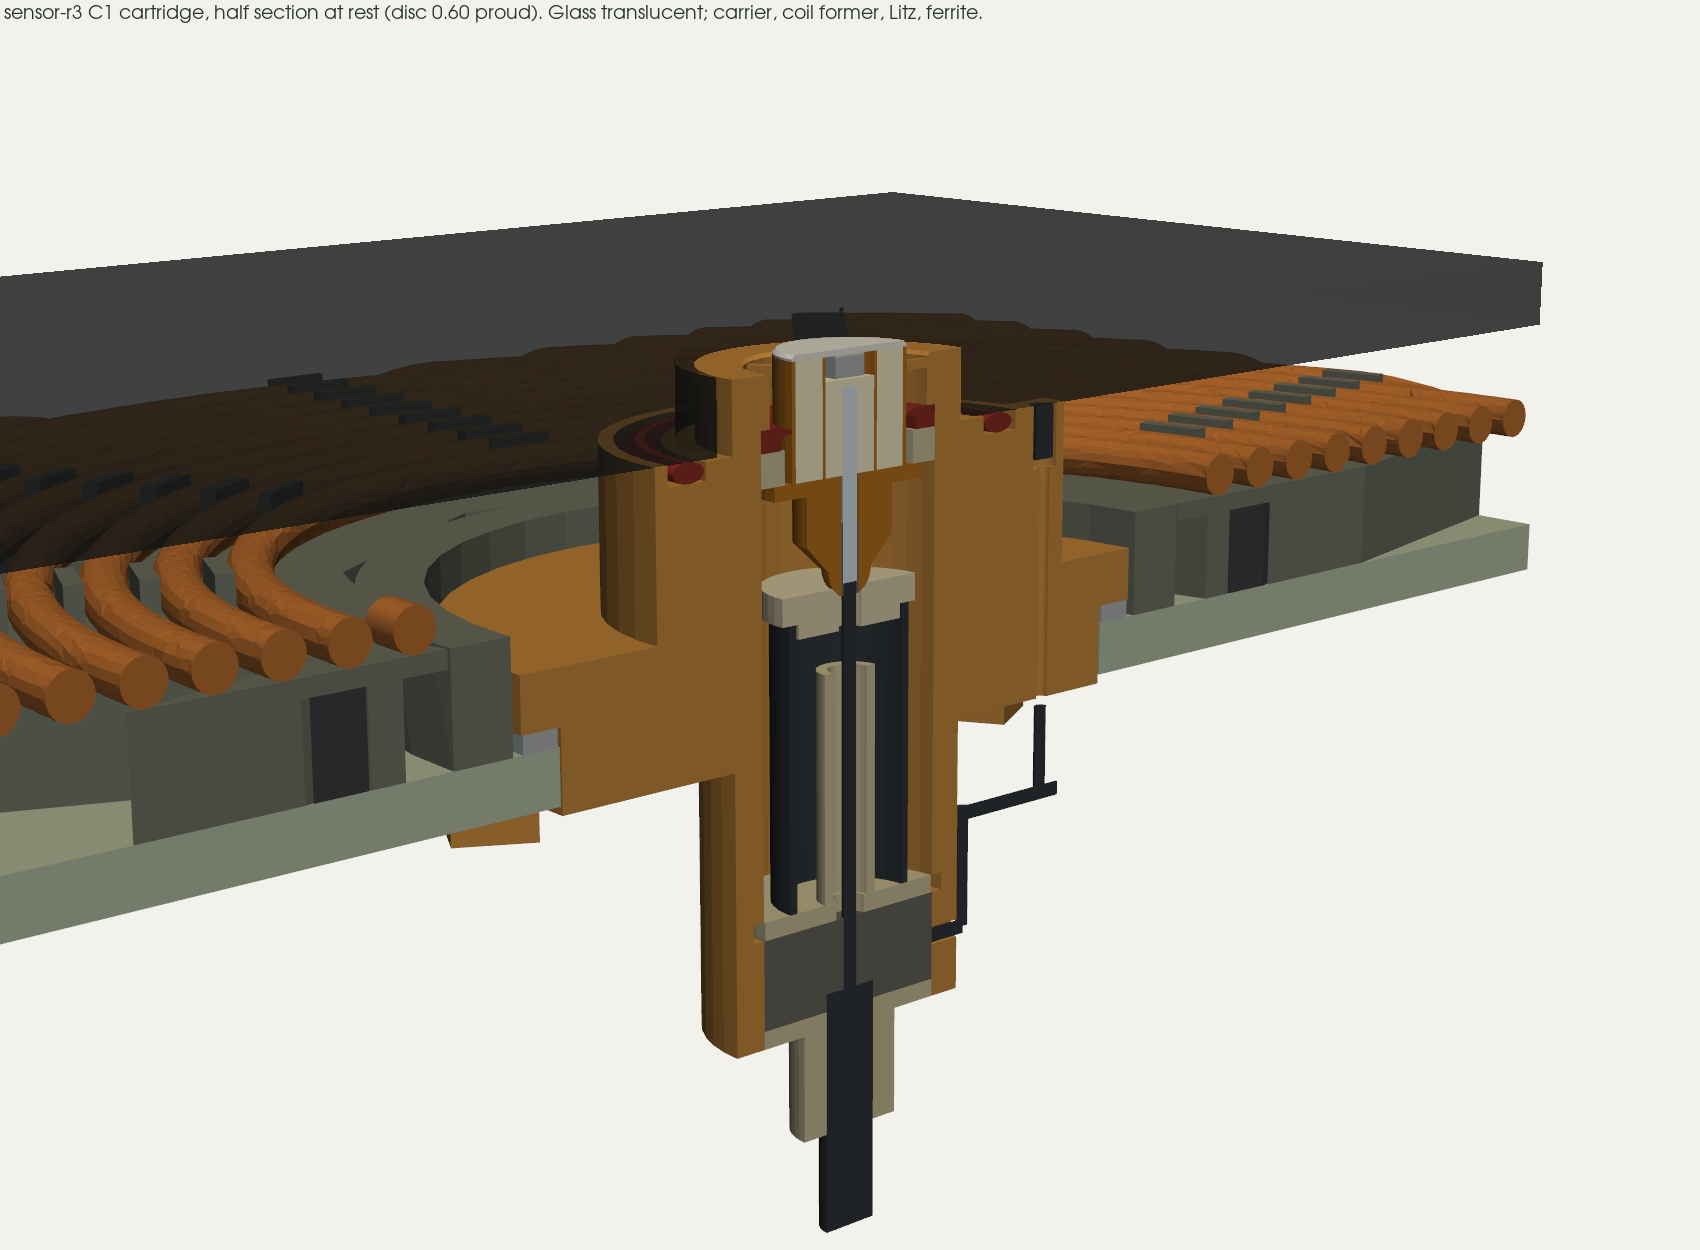

Here is the Python script that generated this plot:
"""Off-screen VTK (PyVista) renders of the C1 cartridge in its R43 context. Not matplotlib: VTK has a z-buffer.

Writes render.png (half section at rest with glass, carrier and coil) and render-flush.png (half section with the
disc pushed flush, travel 0.60, a pan's working position). Run: python render.py
"""
from __future__ import annotations

import sys
from pathlib import Path

import numpy as np
import pyvista as pv
from build123d import Box, Pos

HERE = Path(__file__).resolve().parent
sys.path.insert(0, str(HERE))
sys.dont_write_bytecode = True
import cartridge_r3 as C  # noqa: E402
import interfaces as IF  # noqa: E402


def mesh(shape, tol=0.02):
    verts, tris = shape.tessellate(tol, 0.3)
    pts = np.array([(v.X, v.Y, v.Z) for v in verts])
    faces = np.hstack([np.full((len(tris), 1), 3), np.array(tris)]).ravel()
    return pv.PolyData(pts, faces)


def cut(shape, x_keep_max=0.0, span=60.0):
    """Keep x <= 0 within a local box round the sensor axis."""
    keep = Pos(C.SX - span / 2, C.SY, 92) * Box(span, 2 * span, 70)
    return shape & keep


def scene(travel, title, out):
    ctx = IF.context()
    p = pv.Plotter(off_screen=True, window_size=(1700, 1250))
    p.set_background("#f2f1ec")
    for name, shape, color, opacity in [("glass", ctx["glass"], (0.10, 0.12, 0.13), 0.55),
                                        ("carrier", ctx["carrier"], (0.72, 0.77, 0.68), 1.0),
                                        ("former", ctx["former"], (0.45, 0.47, 0.42), 1.0),
                                        ("winding", ctx["winding"], (0.73, 0.44, 0.20), 1.0),
                                        ("ferrite", ctx["ferrite"], (0.25, 0.25, 0.27), 1.0)]:
        s = cut(shape)
        if s is not None and s.solids():
            p.add_mesh(mesh(s, 0.05), color=color, opacity=opacity, smooth_shading=False)
    for part in C.half_section(C.r3_cartridge(travel)):
        p.add_mesh(mesh(part["shape"]), color=part["color"][:3], smooth_shading=False,
                   show_edges=False)
    p.camera.position = (120, 150, 135)
    p.camera.focal_point = (0, 261, 96)
    p.camera.up = (0, 0, 1)
    p.camera.view_angle = 22
    p.add_text(title, position="upper_left", font_size=12, color="#28352f")
    p.screenshot(str(out))
    p.close()


def main():
    scene(0.0, "sensor-r3 C1 cartridge, half section at rest (disc 0.60 proud). Glass translucent; carrier, coil former, Litz, ferrite.",
          HERE / "render.png")
    scene(C.DIM["proud"], "C1 at travel 0.60 (pan holds the disc flush): Si3N4 disc, Vespel post/body, FFKM wiper, PEEK cup/washer, A-286 spring",
          HERE / "render-flush.png")


if __name__ == "__main__":
    main()
